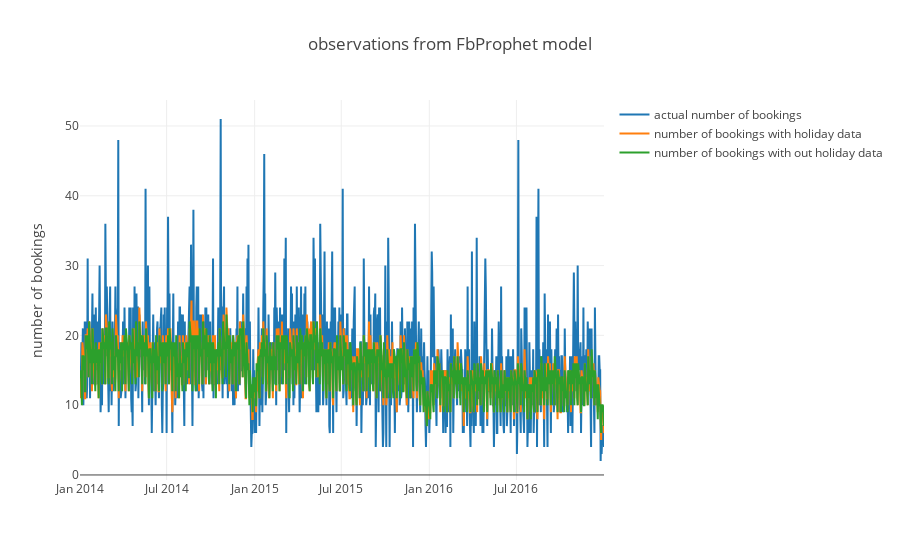

Write notebook code for a chart like this one.
### Code cell
trace0 = go.Scatter(
    x = result_df.BOOKING_DATE,
    y = result_df.BOOKING_HAL_ID,
    mode = 'lines',
    name = 'actual number of bookings'
)
trace1 = go.Scatter(
    x = result_df.BOOKING_DATE,
    y = result_df.yhat,
    mode = 'lines',
    name = 'number of bookings with holiday data'
)
trace2 = go.Scatter(
    x = result_df.BOOKING_DATE,
    y = result_df.yhat_no_holiday,
    mode = 'lines',
    name = 'number of bookings with out holiday data'
)
layout = go.Layout(title="observations from FbProphet model",
                yaxis=dict(title='number of bookings')
                )
fig = go.Figure(data=[trace0, trace1, trace2], layout=layout)
py.iplot(fig, filename="Observations from FbProphet")

### Figure 1 — Plotly figure (JSON) as saved in the notebook; plotly's stock layout.template omitted (floating-point values rounded to 4 significant figures; data arrays with more than 128 entries replaced by an {"elided": "..."} marker saying what was removed)
{"data": [{"mode": "lines", "name": "actual number of bookings", "type": "scatter", "x": {"elided": "1096 str values"}, "y": {"elided": "1096 int values"}}, {"mode": "lines", "name": "number of bookings with holiday data", "type": "scatter", "x": {"elided": "1096 str values"}, "y": {"elided": "1096 int values"}}, {"mode": "lines", "name": "number of bookings with out holiday data", "type": "scatter", "x": {"elided": "1096 str values"}, "y": {"elided": "1096 int values"}}], "layout": {"title": "observations from FbProphet model", "yaxis": {"title": "number of bookings"}}}
